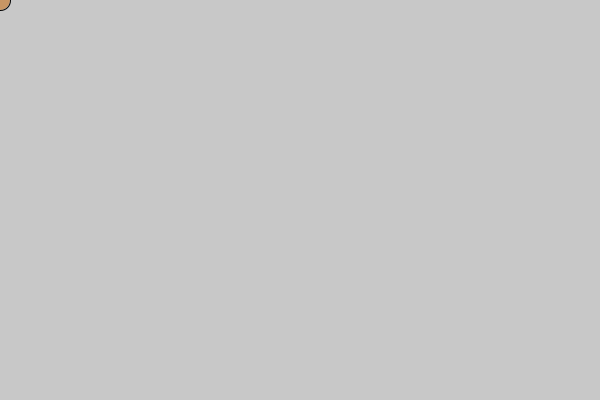
Frame 1 (no input)
Frame 60 (the mouse pressed at the canvas centre just before this capture): identical to frame 1, image omitted
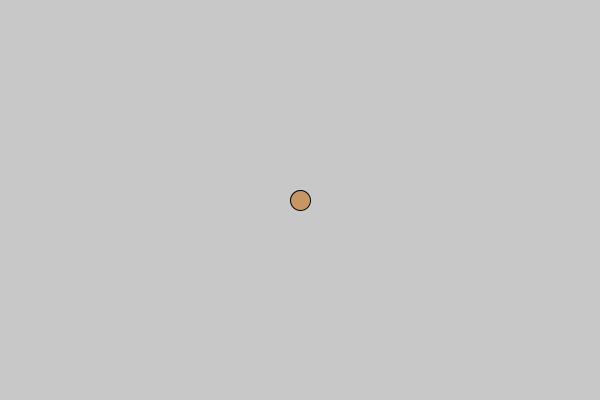
Frame 120 (the mouse held since frame 60 and released just before this capture)

The Processing sketch that drew these frames (run headless with seeded random() and noise(); from frame 60 on, the mouse is pressed at the canvas centre):

// Processing sketch: sketch006
// ── sketch006.pde
final int MAXCIRCLES = 100;
int x[] = new int[MAXCIRCLES];
int y[] = new int[MAXCIRCLES];
int ncircles = 0;

void setup ()
{
  size (600, 400);
  fill (200, 150, 100);
  for (int i=0; i<MAXCIRCLES; i++)
    x[i] = -1;
}

void draw ()
{
  background (200);
  ellipse (mouseX, mouseY, 20, 20);

  for (int i=0; i<MAXCIRCLES; i++)
    if (x[i] >= 0)
      ellipse (x[i], y[i], 18, 18);
    else break;
}

void mouseReleased ()
{
  x[ncircles] = mouseX;
  y[ncircles] = mouseY;
  ncircles = (ncircles+1);
  if (ncircles>=MAXCIRCLES)
    ncircles = 0;
}
